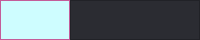
           <widget class="QFrame" name="frame_top_bar">
            <property name="maximumSize">
             <size>
              <width>16777215</width>
              <height>40</height>
             </size>
            </property>
            <property name="styleSheet">
             <string notr="true">background-color: rgb(43, 44, 50);</string>
            </property>
            <property name="frameShape">
             <enum>QFrame::NoFrame</enum>
            </property>
            <property name="frameShadow">
             <enum>QFrame::Raised</enum>
            </property>
            <layout class="QHBoxLayout" name="horizontalLayout_3">
             <property name="spacing">
              <number>0</number>
             </property>
             <property name="leftMargin">
              <number>0</number>
             </property>
             <property name="topMargin">
              <number>0</number>
             </property>
             <property name="rightMargin">
              <number>0</number>
             </property>
             <property name="bottomMargin">
              <number>0</number>
             </property>
             <item>
              <widget class="QFrame" name="frame_toggle">
               <property name="maximumSize">
                <size>
                 <width>70</width>
                 <height>40</height>
                </size>
               </property>
               <property name="styleSheet">
                <string notr="true">background-color: rgb(254, 121, 199);</string>
               </property>
               <property name="frameShape">
                <enum>QFrame::StyledPanel</enum>
               </property>
               <property name="frameShadow">
                <enum>QFrame::Raised</enum>
               </property>
               <layout class="QVBoxLayout" name="verticalLayout_5">
                <property name="spacing">
                 <number>0</number>
                </property>
                <property name="leftMargin">
                 <number>0</number>
                </property>
                <property name="topMargin">
                 <number>0</number>
                </property>
                <property name="rightMargin">
                 <number>0</number>
                </property>
                <property name="bottomMargin">
                 <number>0</number>
                </property>
                <item>
                 <widget class="QPushButton" name="toggle_button">
                  <property name="sizePolicy">
                   <sizepolicy hsizetype="Expanding" vsizetype="Expanding">
                    <horstretch>0</horstretch>
                    <verstretch>0</verstretch>
                   </sizepolicy>
                  </property>
                  <property name="font">
                   <font>
                    <family>Segoe UI Semibold</family>
                    <pointsize>10</pointsize>
                    <weight>50</weight>
                    <italic>false</italic>
                    <bold>false</bold>
                    <underline>false</underline>
                    <strikeout>false</strikeout>
                    <stylestrategy>PreferDefault</stylestrategy>
                    <kerning>true</kerning>
                   </font>
                  </property>
                  <property name="cursor">
                   <cursorShape>PointingHandCursor</cursorShape>
                  </property>
                  <property name="toolTip">
                   <string>Menu</string>
                  </property>
                  <property name="toolTipDuration">
                   <number>-1</number>
                  </property>
                  <property name="statusTip">
                   <string/>
                  </property>
                  <property name="whatsThis">
                   <string/>
                  </property>
                  <property name="styleSheet">
                   <string notr="true">border: 0px solid;
background-color: rgb(206, 253, 255);</string>
                  </property>
                  <property name="text">
                   <string/>
                  </property>
                  <property name="icon">
                   <iconset>
                    <normaloff>icon/menu-burger-free-icon-font.png</normaloff>icon/menu-burger-free-icon-font.png</iconset>
                  </property>
                  <property name="iconSize">
                   <size>
                    <width>24</width>
                    <height>24</height>
                   </size>
                  </property>
                 </widget>
                </item>
               </layout>
              </widget>
             </item>
             <item>
              <widget class="QFrame" name="frame_top">
               <property name="frameShape">
                <enum>QFrame::StyledPanel</enum>
               </property>
               <property name="frameShadow">
                <enum>QFrame::Raised</enum>
               </property>
               <layout class="QHBoxLayout" name="horizontalLayout_5">
                <item>
                 <widget class="QLabel" name="label_12">
                  <property name="text">
                   <string/>
                  </property>
                 </widget>
                </item>
                <item>
                 <widget class="QLabel" name="label_7">
                  <property name="font">
                   <font>
                    <pointsize>9</pointsize>
                    <weight>75</weight>
                    <bold>true</bold>
                    <stylestrategy>PreferAntialias</stylestrategy>
                   </font>
                  </property>
                  <property name="styleSheet">
                   <string notr="true">color: rgb(120, 120, 175);</string>
                  </property>
                  <property name="alignment">
                   <set>Qt::AlignCenter</set>
                  </property>
                 </widget>
                </item>
                <item>
                 <widget class="QLabel" name="label_4">
                  <property name="text">
                   <string/>
                  </property>
                 </widget>
                </item>
               </layout>
              </widget>
             </item>
            </layout>
           </widget>
